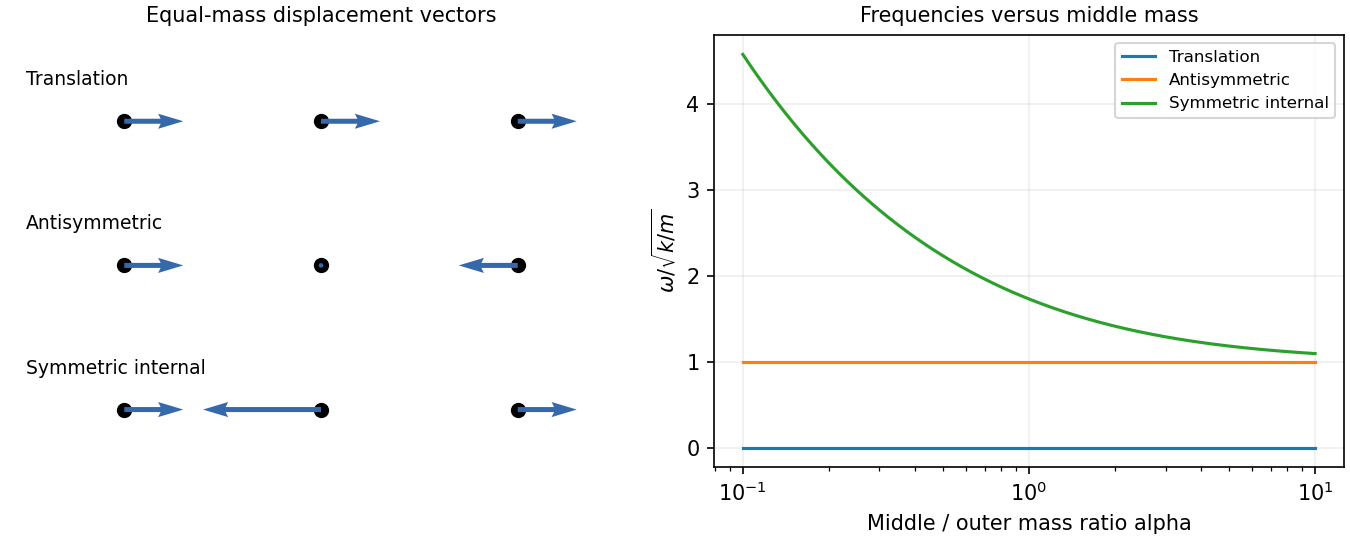

Write the Python code that produced this figure.
"""Original mode vectors of a free spring chain and analytical frequency branches. Output cwd."""
import numpy as np
import matplotlib.pyplot as plt
plt.rcParams.update({"axes.titlesize":10,"axes.labelsize":10})
fig,ax=plt.subplots(1,2,figsize=(9,3.6),layout='constrained');a=ax[0]
for j,(v,label) in enumerate([(np.array([1,1,1]),'Translation'),(np.array([1,0,-1]),'Antisymmetric'),(np.array([1,-2,1]),'Symmetric internal')]):
 y=2-j;xx=np.array([-1.,0,1.]);a.scatter(xx,np.full(3,y),c='k',s=40);a.quiver(xx,np.full(3,y),.3*v,np.zeros(3),angles='xy',scale_units='xy',scale=1,color='#3569ac',width=.008);a.text(-1.5,y+.25,label,fontsize=9)
a.set(xlim=(-1.6,1.6),ylim=(-.4,2.6),title='Equal-mass displacement vectors');a.axis('off');alpha=np.geomspace(.1,10,400);a=ax[1];a.semilogx(alpha,np.zeros_like(alpha),label='Translation');a.semilogx(alpha,np.ones_like(alpha),label='Antisymmetric');a.semilogx(alpha,np.sqrt(1+2/alpha),label='Symmetric internal');a.set(xlabel='Middle / outer mass ratio alpha',ylabel=r'$\omega/\sqrt{k/m}$',title='Frequencies versus middle mass');a.legend(fontsize=8);a.grid(alpha=.2)
fig.savefig('paper-1-three-mass-modes.png',dpi=150,facecolor='white')
